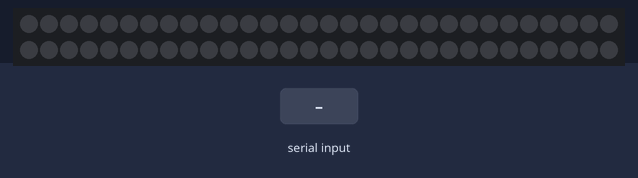
Recording of a sketch running on a simulated Arduino Uno, built with avr-gcc and run on an emulated ATmega328P. Parts: 60 RGB LEDs in strip order, left to right, continuing on the next row. The test bench sets the inputs (shaded band). Dim RGB values are drawn brighter than linear.

Above: at 1.2 s.
1.3 s: "90;45;200\n" received over Serial
At 1.7 s:
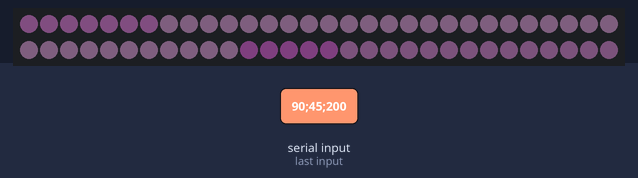
2.8 s: "30;150;10\n" received over Serial
4.3 s: "90\n" received over Serial
Timing chart, 0 to 7.3 s (numbered marks = the images above; inputs shaded):
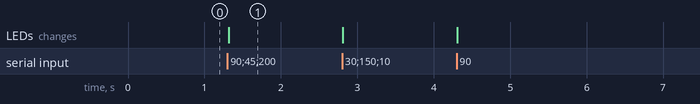

The sketch:

cava-arduino.ino
```cpp
#include <Adafruit_NeoPixel.h>

#define NUM_STRIPS 1            // Number of neopixel strips
#define NUM_PIXELS 60           // Number of neopixels per strip
#define BRIGHTNESS_LEVEL 5      // Brightness level for the neopixels

// Define the visualizer modes
#define MODE_SINGLE_DOT 0
#define MODE_FULL_STRIP 1
#define MODE_DECAY 2

const int visualizer_mode = MODE_DECAY;  // Change this to switch between modes

// Define the color modes
#define COLOR_MODE_PURPLE 0
#define COLOR_MODE_RGY 1

const int color_mode = COLOR_MODE_PURPLE;  // Change this to switch between color modes

// Define the pins for the neopixels
const int stripPin[NUM_STRIPS] = {3};

Adafruit_NeoPixel strips[NUM_STRIPS]; // Neopixel strips

// Extract the red, green, and blue components from a 32-bit color
uint8_t red(uint32_t color) {
    return (color >> 16) & 0xFF;
}

uint8_t green(uint32_t color) {
    return (color >> 8) & 0xFF;
}

uint8_t blue(uint32_t color) {
    return color & 0xFF;
}

void setup() {
    for(int i = 0; i < NUM_STRIPS; i++) {
        // Initialize neopixels
        strips[i] = Adafruit_NeoPixel(NUM_PIXELS, stripPin[i], NEO_GRB + NEO_KHZ800);
        strips[i].setBrightness(BRIGHTNESS_LEVEL);
        strips[i].begin();
    }
    Serial.begin(1000000);
    Serial.setTimeout(2000);
}

void loop() {
    visualizer();
}

void visualizer() {
    char pixel_value[NUM_PIXELS*4];
    char* phc;

    if(Serial.available() > 0) {
        Serial.readBytesUntil('\n', pixel_value, NUM_PIXELS*4);
        phc = strtok(pixel_value, ";");

        for(int i = 0; i < NUM_STRIPS; i++) {
            strips[i].clear();
        }

        while(phc != NULL) {
            int pixel = atoi(phc);
            for(int i = 0; i < NUM_STRIPS; i++) {
                uint32_t color;
                if(color_mode == COLOR_MODE_PURPLE) {
                    color = strips[i].Color(221, 160, 221); // Purple
                } else if(color_mode == COLOR_MODE_RGY) {
                    color = strips[i].Color(255, 0, 0); // Red
                    if(pixel > NUM_PIXELS / 3) color = strips[i].Color(0, 255, 0); // Green
                    if(pixel > 2 * NUM_PIXELS / 3) color = strips[i].Color(255, 255, 0); // Yellow
                }

                if(visualizer_mode == MODE_SINGLE_DOT) {
                    strips[i].setPixelColor(pixel, color);
                } else if(visualizer_mode == MODE_FULL_STRIP || visualizer_mode == MODE_DECAY) {
                    for(int j = 0; j <= pixel; j++) {
                        // Calculate decay factor (1 at peak, 0 at base)
                        float decay = visualizer_mode == MODE_DECAY ? (float)(pixel - j) / pixel : 1;
                        // Apply decay factor to color
                        uint8_t r = (uint8_t)(red(color) * decay);
                        uint8_t g = (uint8_t)(green(color) * decay);
                        uint8_t b = (uint8_t)(blue(color) * decay);
                        strips[i].setPixelColor(j, strips[i].Color(r, g, b));
                    }
                }
            }
            phc = strtok(NULL, ";");
        }

        for(int i = 0; i < NUM_STRIPS; i++)
            strips[i].show();
    }
}
```

Measured:
- after the input at 1.3 s, the LEDs: change at once (image 1)
